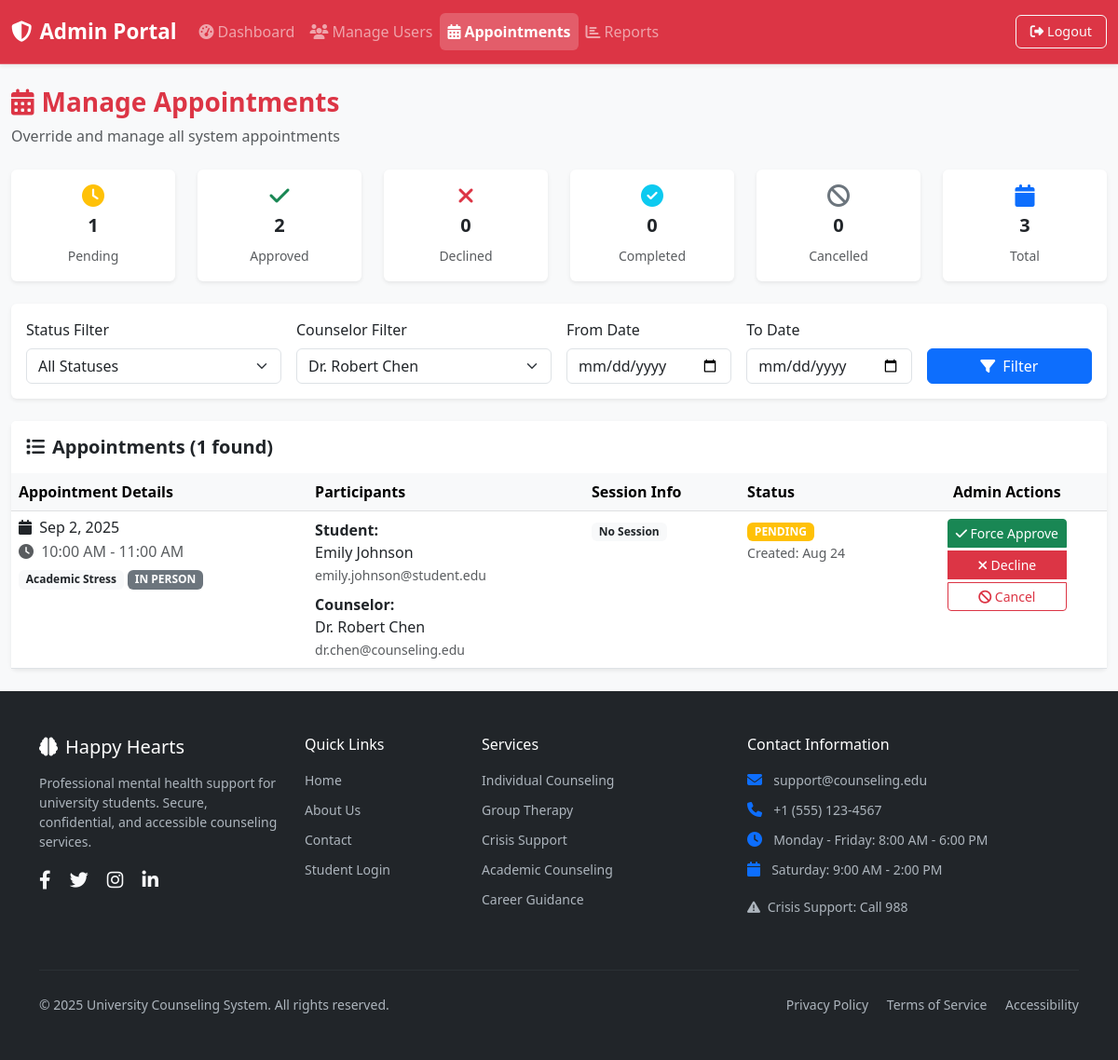
Before: /admin/manage_appointments.php?counselor=6 (signed in) with the older database file.
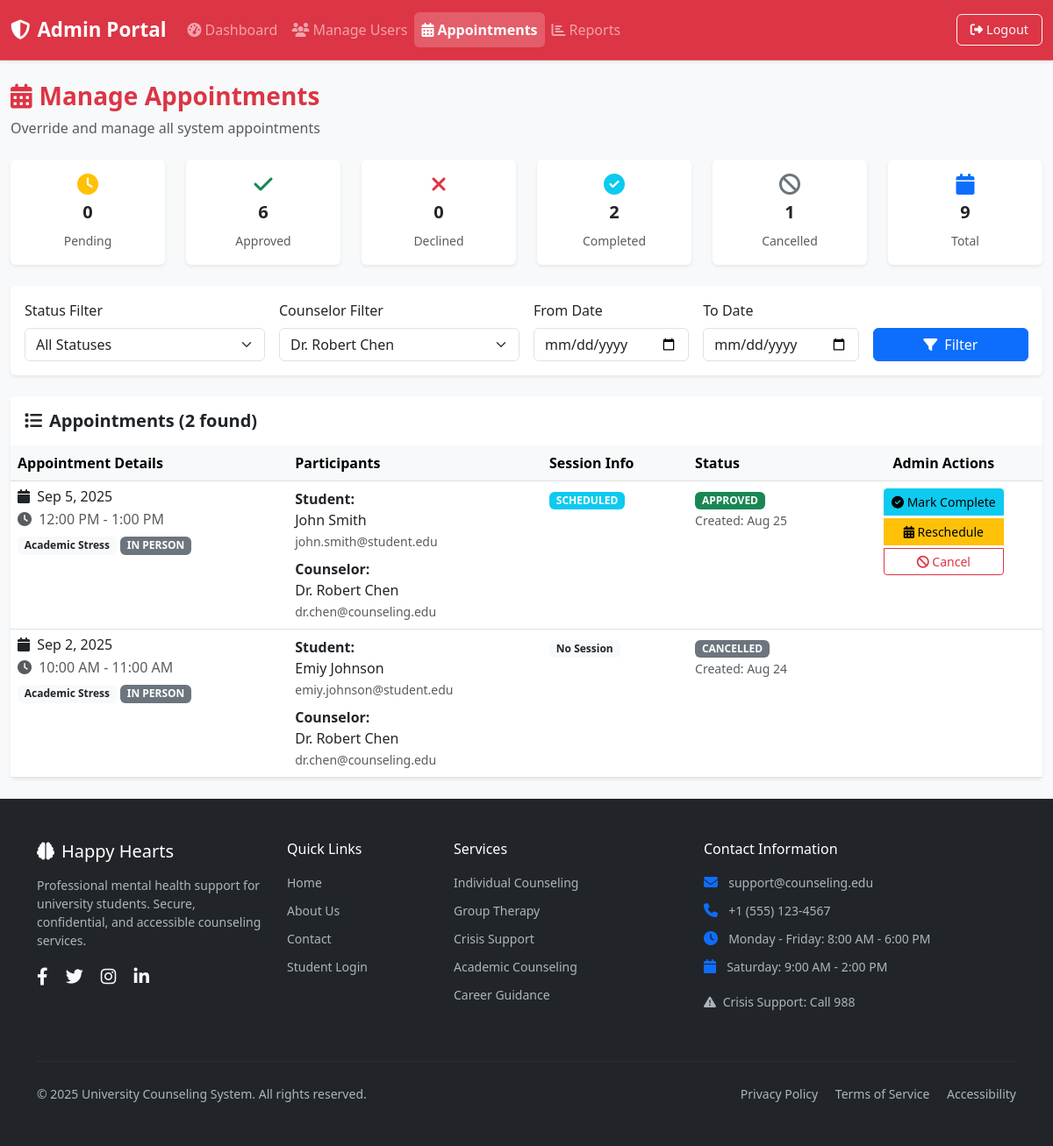
After: the same page with the newer database file.
### tables this page shows
CREATE TABLE `appointments` (
  `id` bigint NOT NULL AUTO_INCREMENT,
  `student_id` bigint NOT NULL,
  `counselor_id` bigint NOT NULL,
  `start_time` datetime NOT NULL,
  `end_time` datetime NOT NULL,
  `status` enum('PENDING','APPROVED','DECLINED','CANCELLED','COMPLETED') DEFAULT 'PENDING',
  `message` text,
  `created_at` timestamp NULL DEFAULT CURRENT_TIMESTAMP,
  `updated_at` timestamp NULL DEFAULT NULL,
  PRIMARY KEY (`id`),
  KEY `counselor_id` (`counselor_id`,`start_time`),
  KEY `student_id` (`student_id`,`start_time`),
  CONSTRAINT `appointments_ibfk_1` FOREIGN KEY (`student_id`) REFERENCES `users` (`id`),
  CONSTRAINT `appointments_ibfk_2` FOREIGN KEY (`counselor_id`) REFERENCES `users` (`id`)
);

CREATE TABLE `counselor_profiles` (
  `user_id` bigint NOT NULL,
  `specialty` varchar(150) DEFAULT NULL,
  `meeting_mode` enum('IN_PERSON','VIDEO','PHONE') DEFAULT NULL,
  `bio` text,
  `location` varchar(150) DEFAULT NULL,
  PRIMARY KEY (`user_id`),
  CONSTRAINT `counselor_profiles_ibfk_1` FOREIGN KEY (`user_id`) REFERENCES `users` (`id`) ON DELETE CASCADE
);

CREATE TABLE `users` (
  `id` bigint NOT NULL AUTO_INCREMENT,
  `role` enum('STUDENT','COUNSELOR','ADMIN') NOT NULL,
  `name` varchar(150) NOT NULL,
  `email` varchar(150) NOT NULL,
  `password_hash` varchar(255) NOT NULL,
  `phone` varchar(20) DEFAULT NULL,
  `created_at` timestamp NULL DEFAULT CURRENT_TIMESTAMP,
  PRIMARY KEY (`id`),
  UNIQUE KEY `email` (`email`)
);

CREATE TABLE `sessions` (
  `id` bigint NOT NULL AUTO_INCREMENT,
  `appointment_id` bigint NOT NULL,
  `status` enum('SCHEDULED','IN_PROGRESS','COMPLETED','CANCELLED') DEFAULT 'SCHEDULED',
  `started_at` datetime DEFAULT NULL,
  `ended_at` datetime DEFAULT NULL,
  PRIMARY KEY (`id`),
  UNIQUE KEY `appointment_id` (`appointment_id`),
  CONSTRAINT `sessions_ibfk_1` FOREIGN KEY (`appointment_id`) REFERENCES `appointments` (`id`) ON DELETE CASCADE
);

### admin/manage_appointments.php (the view, shortened to what the changed rows need)
<?php
require_once '../config/db.php';
$counselor_filter = $_GET['counselor'] ?? '';
$query = "
    SELECT a.*,
           s_user.name as student_name, s_user.email as student_email, s_user.phone as student_phone,
           c_user.name as counselor_name, c_user.email as counselor_email,
           cp.specialty, cp.meeting_mode, cp.location,
           sess.id as session_id, sess.status as session_status, sess.started_at, sess.ended_at,
           (CASE
               WHEN sess.status = 'IN_PROGRESS' AND sess.started_at < DATE_SUB(NOW(), INTERVAL 2 HOUR)
               THEN 1 ELSE 0
           END) as is_stuck
    FROM appointments a
    JOIN users s_user ON a.student_id = s_user.id
    JOIN users c_user ON a.counselor_id = c_user.id
    LEFT JOIN counselor_profiles cp ON c_user.id = cp.user_id
    LEFT JOIN sessions sess ON a.id = sess.appointment_id
    WHERE 1=1
";
$params = [];
if ($counselor_filter) {
    $query .= " AND a.counselor_id = ?";
    $params[] = $counselor_filter;
}
$query .= " ORDER BY a.start_time DESC";
$stmt = $pdo->prepare($query);
$stmt->execute($params);
$appointments = $stmt->fetchAll();
$stats = [];
$stmt = $pdo->query("SELECT status, COUNT(*) as count FROM appointments GROUP BY status");
while ($row = $stmt->fetch()) {
    $stats[$row['status']] = $row['count'];
}
?>
<!DOCTYPE html>
<html lang="en">
<head>
    <link href="https://cdn.jsdelivr.net/npm/bootstrap@5.3.0/dist/css/bootstrap.min.css" rel="stylesheet">
    <link href="https://cdnjs.cloudflare.com/ajax/libs/font-awesome/6.4.0/css/all.min.css" rel="stylesheet">
    <link href="../assets/css/app.css" rel="stylesheet">
</head>
<body class="bg-light">
    <div class="container-fluid py-4">
        <div class="row">
            <div class="col-12">
                <div class="d-flex justify-content-between align-items-center mb-4">
                    <div>
                        <h1 class="h3 fw-bold text-danger">
                            <i class="fas fa-calendar-alt me-2"></i>Manage Appointments
                        </h1>
                    </div>
                </div>
            </div>
        </div>
        <div class="row g-4 mb-4">
            <div class="col-md-2">
                <div class="card border-0 shadow-sm text-center">
                    <div class="card-body py-3">
                        <i class="fas fa-clock text-warning fs-4 mb-2"></i>
                        <h5 class="fw-bold"><?= $stats['PENDING'] ?? 0 ?></h5>
                        <small class="text-muted">Pending</small>
                    </div>
                </div>
            </div>
            <div class="col-md-2">
                <div class="card border-0 shadow-sm text-center">
                    <div class="card-body py-3">
                        <i class="fas fa-check text-success fs-4 mb-2"></i>
                        <h5 class="fw-bold"><?= $stats['APPROVED'] ?? 0 ?></h5>
                        <small class="text-muted">Approved</small>
                    </div>
                </div>
            </div>
            <div class="col-md-2">
                <div class="card border-0 shadow-sm text-center">
                    <div class="card-body py-3">
                        <i class="fas fa-check-circle text-info fs-4 mb-2"></i>
                        <h5 class="fw-bold"><?= $stats['COMPLETED'] ?? 0 ?></h5>
                        <small class="text-muted">Completed</small>
                    </div>
                </div>
            </div>
            <div class="col-md-2">
                <div class="card border-0 shadow-sm text-center">
                    <div class="card-body py-3">
                        <i class="fas fa-ban text-secondary fs-4 mb-2"></i>
                        <h5 class="fw-bold"><?= $stats['CANCELLED'] ?? 0 ?></h5>
                        <small class="text-muted">Cancelled</small>
                    </div>
                </div>
            </div>
            <div class="col-md-2">
                <div class="card border-0 shadow-sm text-center">
                    <div class="card-body py-3">
                        <i class="fas fa-calendar text-primary fs-4 mb-2"></i>
                        <h5 class="fw-bold"><?= array_sum($stats) ?></h5>
                        <small class="text-muted">Total</small>
                    </div>
                </div>
            </div>
        </div>
        <div class="card border-0 shadow-sm">
            <div class="card-header bg-white border-0 py-3">
                <h5 class="mb-0 fw-bold">
                    <i class="fas fa-list me-2"></i>Appointments (<?= count($appointments) ?> found)
                </h5>
            </div>
            <div class="card-body p-0">
                <div class="table-responsive">
                    <table class="table table-hover mb-0">
                        <thead class="table-light">
                            <tr>
                                <th>Appointment Details</th>
                                <th>Participants</th>
                                <th>Session Info</th>
                                <th>Status</th>
                                <th class="text-center">Admin Actions</th>
                            </tr>
                        </thead>
                        <tbody>
                            <?php foreach ($appointments as $appointment): ?>
                                <tr <?= $appointment['is_stuck'] ? 'class="table-warning"' : '' ?>>
                                    <td>
                                        <div>
                                            <h6 class="mb-1">
                                                <i class="fas fa-calendar me-1"></i>
                                                <?= date('M j, Y', strtotime($appointment['start_time'])) ?>
                                            </h6>
                                            <p class="mb-1 text-muted">
                                                <i class="fas fa-clock me-1"></i>
                                                <?= date('g:i A', strtotime($appointment['start_time'])) ?> -
                                                <?= date('g:i A', strtotime($appointment['end_time'])) ?>
                                            </p>
                                            <?php if ($appointment['specialty']): ?>
                                                <span class="badge bg-light text-dark"><?= htmlspecialchars($appointment['specialty']) ?></span>
                                            <?php endif; ?>
                                            <?php if ($appointment['meeting_mode']): ?>
                                                <span class="badge bg-secondary"><?= str_replace('_', ' ', $appointment['meeting_mode']) ?></span>
                                            <?php endif; ?>
                                        </div>
                                    </td>
                                    <td>
                                        <div class="mb-2">
                                            <strong>Student:</strong><br>
                                            <?= htmlspecialchars($appointment['student_name']) ?><br>
                                            <small class="text-muted"><?= htmlspecialchars($appointment['student_email']) ?></small>
                                        </div>
                                        <div>
                                            <strong>Counselor:</strong><br>
                                            <?= htmlspecialchars($appointment['counselor_name']) ?><br>
                                            <small class="text-muted"><?= htmlspecialchars($appointment['counselor_email']) ?></small>
                                        </div>
                                    </td>
                                    <td>
                                        <?php if ($appointment['session_id']): ?>
                                            <span class="badge bg-<?=
                                                $appointment['session_status'] === 'COMPLETED' ? 'success' :
                                                ($appointment['session_status'] === 'IN_PROGRESS' ? 'warning' : 'info')
                                            ?>">
                                                <?= $appointment['session_status'] ?>
                                            </span>
                                        <?php else: ?>
                                            <span class="badge bg-light text-dark">No Session</span>
                                        <?php endif; ?>
                                    </td>
                                    <td>
                                        <span class="badge bg-<?=
                                            $appointment['status'] === 'APPROVED' ? 'success' :
                                            ($appointment['status'] === 'PENDING' ? 'warning' :
                                            ($appointment['status'] === 'COMPLETED' ? 'info' : 'secondary'))
                                        ?>">
                                            <?= $appointment['status'] ?>
                                        </span>
                                        <br><small class="text-muted">
                                            Created: <?= date('M j', strtotime($appointment['created_at'])) ?>
                                        </small>
                                    </td>
                                    <td class="text-center">
                                        <div class="btn-group-vertical" role="group">
                                            <?php if ($appointment['status'] === 'PENDING'): ?>
                                                <button class="btn btn-sm btn-success mb-1"
                                                        onclick="forceAction('approve', <?= $appointment['id'] ?>)">
                                                    <i class="fas fa-check"></i> Force Approve
                                                </button>
                                                <button class="btn btn-sm btn-danger mb-1"
                                                        data-bs-toggle="modal" data-bs-target="#declineModal"
                                                        data-appointment-id="<?= $appointment['id'] ?>">
                                                    <i class="fas fa-times"></i> Decline
                                                </button>
                                            <?php elseif ($appointment['status'] === 'APPROVED'): ?>
                                                <button class="btn btn-sm btn-info mb-1"
                                                        onclick="forceAction('complete', <?= $appointment['id'] ?>)">
                                                    <i class="fas fa-check-circle"></i> Mark Complete
                                                </button>
                                                <button class="btn btn-sm btn-warning mb-1"
                                                        data-bs-toggle="modal" data-bs-target="#rescheduleModal"
                                                        data-appointment-id="<?= $appointment['id'] ?>"
                                                        data-start-time="<?= $appointment['start_time'] ?>"
                                                        data-end-time="<?= $appointment['end_time'] ?>">
                                                    <i class="fas fa-calendar-alt"></i> Reschedule
                                                </button>
                                            <?php endif; ?>
                                            <?php if (!in_array($appointment['status'], ['CANCELLED', 'COMPLETED'])): ?>
                                                <button class="btn btn-sm btn-outline-danger"
                                                        data-bs-toggle="modal" data-bs-target="#cancelModal"
                                                        data-appointment-id="<?= $appointment['id'] ?>">
                                                    <i class="fas fa-ban"></i> Cancel
                                                </button>
                                            <?php endif; ?>
                                        </div>
                                    </td>
                                </tr>
                            <?php endforeach; ?>
                        </tbody>
                    </table>
                </div>
            </div>
        </div>
    </div>
</body>
</html>

Changed rows visible on the page:
added appointments: start_time "Sep 5, 2025", start_time "12:00 PM", end_time "1:00 PM", counselor_profiles.specialty "Academic Stress", counselor_profiles.meeting_mode "IN PERSON", student.name "John Smith", student.email "john.smith@student.edu", counselor.name "Dr. Robert Chen", counselor.email "dr.chen@counseling.edu", sessions.status "SCHEDULED", status "APPROVED", created_at "Aug 25"
changed appointments "10:00 AM": student.name "Emily Johnson" → "Emiy Johnson"; student.email "emily.johnson@student.edu" → "emiy.johnson@student.edu"; status "PENDING" → "CANCELLED"; no longer shows "Force Approve Decline Cancel"
Other visible differences:
$stats['PENDING']: "1" → "0"
$stats['APPROVED']: "2" → "6"
$stats['COMPLETED']: "0" → "2"
$stats['CANCELLED']: "0" → "1"
array_sum($stats): "3" → "9"
count($appointments): "1" → "2"
